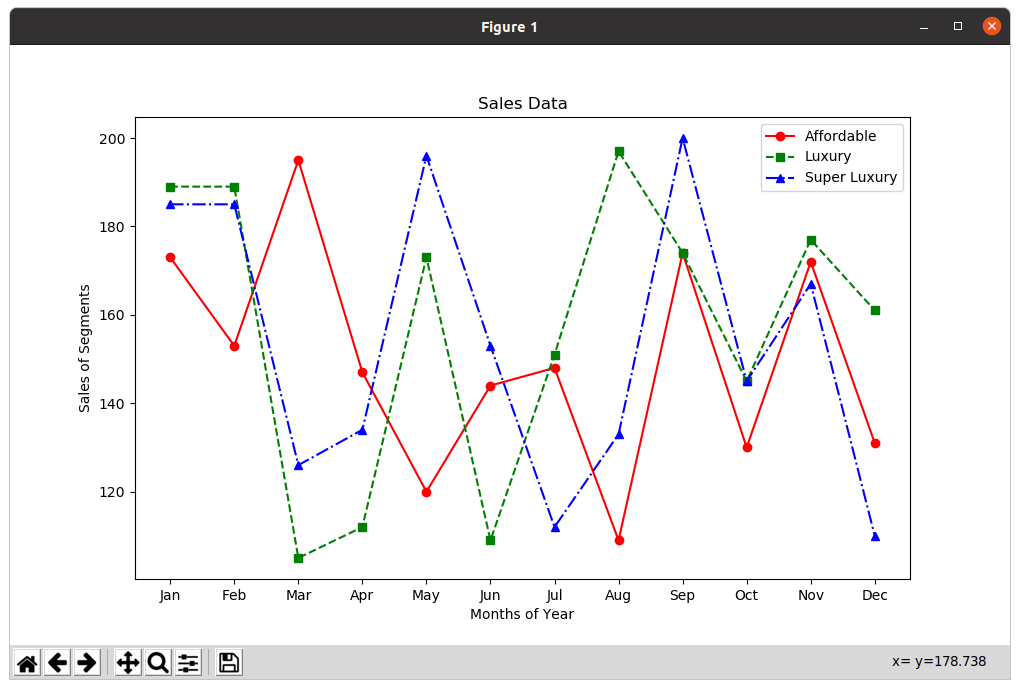

This chart was generated by the following Python code:
import matplotlib.pyplot as plt

# Replace these with your actual data
months = ["Jan", "Feb", "Mar", "Apr", "May","Jun","Jul","Aug","Sep","Oct","Nov","Dec"]
affordable_segment = [173,153,195,147,120,144,148,109,174,130,172,131]
luxury_segment = [189,189,105,112,173,109,151,197,174,145,177,161]
super_luxury_segment = [185,185,126,134,196,153,112,133,200,145,167,110]

# Create a multiline plot with different colors and line styles
plt.figure(figsize=(10, 6))

# Plot the data for the Affordable segment
plt.plot(months, affordable_segment, label='Affordable', color='red', linestyle='-', marker='o')

# Plot the data for the Luxury segment
plt.plot(months, luxury_segment, label='Luxury', color='green', linestyle='--', marker='s')

# Plot the data for the Super Luxury segment
plt.plot(months, super_luxury_segment, label='Super Luxury', color='blue', linestyle='-.', marker='^')

# Set properties for the graph
plt.xlabel('Months of Year')
plt.ylabel('Sales of Segments')
plt.title('Sales Data')
plt.legend(loc='upper right')

# Show the multiline plot
plt.show()
